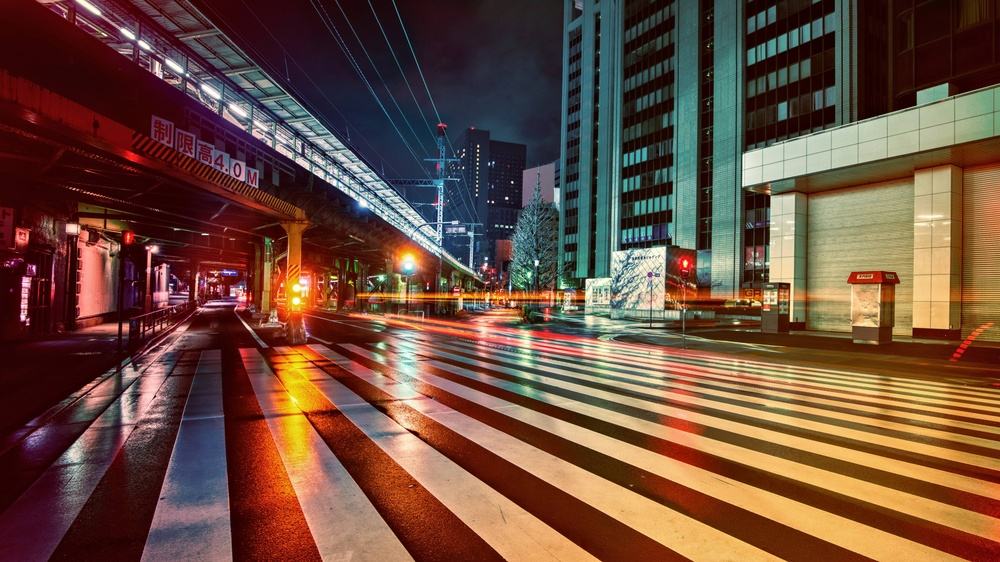
#> input picture images/100.jpg, 1000 x 562 px, shrunk from 5120 x 2880 before the run
$ python images_np.py
#> lines starting #> are read from the running program, lines starting #| are printed output that depends on the picture
from PIL import Image
from time import perf_counter
import numpy as np


print(perf_counter(), "Reading image...")

filename = "images/100.jpg"
image = Image.open(filename)
#> image is the input picture: PIL image 1000x562 RGB; mean R, G, B 108.9, 76.9, 61.1

print(perf_counter(), "Resolution:", image.width, image.height)
total_pixels = image.width * image.height
#> total_pixels = 562000
print(perf_counter(), "Total pixels:", total_pixels)

print(perf_counter(), "Extracting pixels...")
array = np.array(image)

print(perf_counter(), "Processing image...")
# average = array.mean(axis=2).astype("uint8")
# pixels = np.repeat(average, 3).reshape(image.height, image.width, 3)

new_image = array[:, ::-1, :]
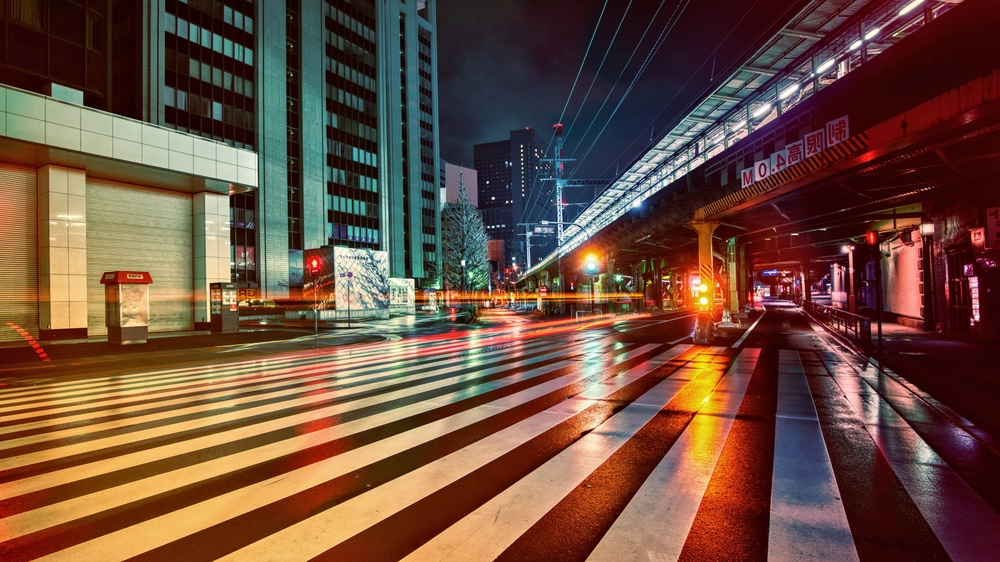
#> new_image: shape (562, 1000, 3); mean R, G, B 108.9, 76.9, 61.1


print(perf_counter(), "Saving new image.")
new_image = Image.fromarray(new_image)
new_image.save("images/100_new.jpg")
print(perf_counter(), "Saved.")
